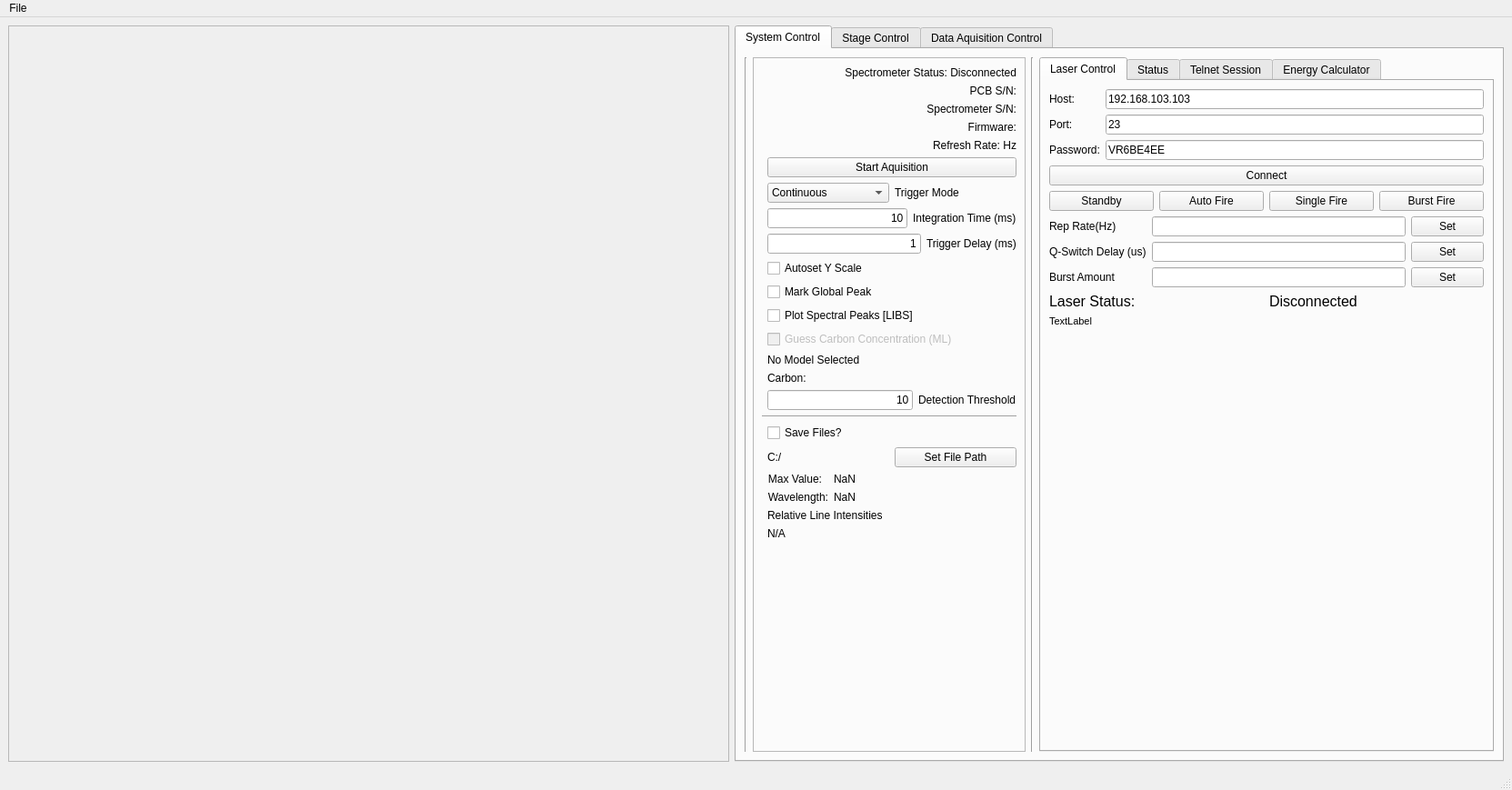
<?xml version="1.0" encoding="UTF-8"?>
<ui version="4.0">
 <class>MainWindow</class>
 <widget class="QMainWindow" name="MainWindow">
  <property name="geometry">
   <rect>
    <x>0</x>
    <y>0</y>
    <width>1663</width>
    <height>869</height>
   </rect>
  </property>
  <property name="windowTitle">
   <string>MainWindow</string>
  </property>
  <widget class="QWidget" name="centralwidget">
   <layout class="QGridLayout" name="gridLayout_8">
    <item row="0" column="1">
     <widget class="QTabWidget" name="tabWidget">
      <property name="currentIndex">
       <number>0</number>
      </property>
      <widget class="QWidget" name="tab_3">
       <attribute name="title">
        <string>System Control</string>
       </attribute>
       <layout class="QGridLayout" name="gridLayout_9">
        <item row="0" column="0">
         <widget class="Line" name="line_4">
          <property name="orientation">
           <enum>Qt::Vertical</enum>
          </property>
         </widget>
        </item>
        <item row="0" column="2">
         <widget class="Line" name="line_3">
          <property name="orientation">
           <enum>Qt::Vertical</enum>
          </property>
         </widget>
        </item>
        <item row="0" column="1">
         <widget class="QFrame" name="frame">
          <property name="minimumSize">
           <size>
            <width>300</width>
            <height>0</height>
           </size>
          </property>
          <property name="maximumSize">
           <size>
            <width>550</width>
            <height>16777215</height>
           </size>
          </property>
          <property name="frameShape">
           <enum>QFrame::StyledPanel</enum>
          </property>
          <property name="frameShadow">
           <enum>QFrame::Raised</enum>
          </property>
          <layout class="QGridLayout" name="gridLayout_2">
           <item row="10" column="1">
            <widget class="QLabel" name="mlModelLabel">
             <property name="text">
              <string>No Model Selected</string>
             </property>
            </widget>
           </item>
           <item row="11" column="1">
            <widget class="QLabel" name="carbonGuessLabel">
             <property name="text">
              <string>Carbon: </string>
             </property>
            </widget>
           </item>
           <item row="13" column="0" colspan="2">
            <widget class="Line" name="line_2">
             <property name="orientation">
              <enum>Qt::Horizontal</enum>
             </property>
            </widget>
           </item>
           <item row="16" column="1">
            <layout class="QFormLayout" name="formLayout_2">
             <item row="0" column="0">
              <widget class="QLabel" name="maxValueLabel">
               <property name="text">
                <string>Max Value:</string>
               </property>
               <property name="alignment">
                <set>Qt::AlignRight|Qt::AlignTrailing|Qt::AlignVCenter</set>
               </property>
              </widget>
             </item>
             <item row="0" column="1">
              <widget class="QLabel" name="maxValueReadout">
               <property name="text">
                <string>NaN</string>
               </property>
              </widget>
             </item>
             <item row="1" column="0">
              <widget class="QLabel" name="maxWavLabel">
               <property name="text">
                <string>Wavelength:</string>
               </property>
               <property name="alignment">
                <set>Qt::AlignRight|Qt::AlignTrailing|Qt::AlignVCenter</set>
               </property>
              </widget>
             </item>
             <item row="1" column="1">
              <widget class="QLabel" name="MaxValueWavelengthReadout">
               <property name="text">
                <string>NaN</string>
               </property>
              </widget>
             </item>
             <item row="4" column="0">
              <spacer name="verticalSpacer">
               <property name="orientation">
                <enum>Qt::Vertical</enum>
               </property>
               <property name="sizeHint" stdset="0">
                <size>
                 <width>20</width>
                 <height>40</height>
                </size>
               </property>
              </spacer>
             </item>
             <item row="2" column="0" colspan="2">
              <widget class="QLabel" name="label">
               <property name="text">
                <string>Relative Line Intensities</string>
               </property>
              </widget>
             </item>
             <item row="3" column="0" colspan="2">
              <widget class="QLabel" name="LineIntensitiesLabel">
               <property name="text">
                <string>N/A</string>
               </property>
              </widget>
             </item>
            </layout>
           </item>
           <item row="15" column="1">
            <layout class="QHBoxLayout" name="horizontalLayout_8">
             <item>
              <widget class="QLabel" name="filePathLabel">
               <property name="text">
                <string>C:/</string>
               </property>
               <property name="wordWrap">
                <bool>true</bool>
               </property>
              </widget>
             </item>
             <item>
              <widget class="QPushButton" name="setFilePathButton">
               <property name="text">
                <string>Set File Path</string>
               </property>
              </widget>
             </item>
            </layout>
           </item>
           <item row="3" column="1">
            <layout class="QHBoxLayout" name="triggerModeLayout">
             <item>
              <widget class="QComboBox" name="triggerModeSelectBox">
               <item>
                <property name="text">
                 <string>Continuous</string>
                </property>
               </item>
               <item>
                <property name="text">
                 <string>Single</string>
                </property>
               </item>
               <item>
                <property name="text">
                 <string>External</string>
                </property>
               </item>
              </widget>
             </item>
             <item>
              <widget class="QLabel" name="triggerModeLabel">
               <property name="text">
                <string>Trigger Mode</string>
               </property>
              </widget>
             </item>
            </layout>
           </item>
           <item row="9" column="1">
            <widget class="QCheckBox" name="guessCarbonCheck">
             <property name="enabled">
              <bool>false</bool>
             </property>
             <property name="text">
              <string>Guess Carbon Concentration (ML)</string>
             </property>
            </widget>
           </item>
           <item row="0" column="1">
            <layout class="QVBoxLayout" name="specInfoLayout">
             <item>
              <widget class="QLabel" name="spec_status_label">
               <property name="text">
                <string>Spectrometer Status: Disconnected</string>
               </property>
               <property name="alignment">
                <set>Qt::AlignRight|Qt::AlignTrailing|Qt::AlignVCenter</set>
               </property>
              </widget>
             </item>
             <item>
              <widget class="QLabel" name="pcb_sn_label">
               <property name="text">
                <string>PCB S/N:</string>
               </property>
               <property name="alignment">
                <set>Qt::AlignRight|Qt::AlignTrailing|Qt::AlignVCenter</set>
               </property>
              </widget>
             </item>
             <item>
              <widget class="QLabel" name="spec_sn_label">
               <property name="text">
                <string>Spectrometer S/N:</string>
               </property>
               <property name="alignment">
                <set>Qt::AlignRight|Qt::AlignTrailing|Qt::AlignVCenter</set>
               </property>
              </widget>
             </item>
             <item>
              <widget class="QLabel" name="firmware_label">
               <property name="text">
                <string>Firmware:</string>
               </property>
               <property name="alignment">
                <set>Qt::AlignRight|Qt::AlignTrailing|Qt::AlignVCenter</set>
               </property>
              </widget>
             </item>
            </layout>
           </item>
           <item row="4" column="1">
            <layout class="QHBoxLayout" name="integrationTimeLayout">
             <item>
              <widget class="QLineEdit" name="integrationTimeEntry">
               <property name="text">
                <string>10</string>
               </property>
               <property name="alignment">
                <set>Qt::AlignRight|Qt::AlignTrailing|Qt::AlignVCenter</set>
               </property>
              </widget>
             </item>
             <item>
              <widget class="QLabel" name="integrationTimeLabel">
               <property name="text">
                <string>Integration Time (ms)</string>
               </property>
              </widget>
             </item>
            </layout>
           </item>
           <item row="2" column="1">
            <widget class="QPushButton" name="startAquisitionButton">
             <property name="text">
              <string>Start Aquisition</string>
             </property>
            </widget>
           </item>
           <item row="5" column="1">
            <layout class="QHBoxLayout" name="horizontalLayout_7">
             <item>
              <widget class="QLineEdit" name="triggerDelayEntry">
               <property name="text">
                <string>1</string>
               </property>
               <property name="alignment">
                <set>Qt::AlignRight|Qt::AlignTrailing|Qt::AlignVCenter</set>
               </property>
              </widget>
             </item>
             <item>
              <widget class="QLabel" name="triggerDelayLabel">
               <property name="text">
                <string>Trigger Delay (ms)</string>
               </property>
              </widget>
             </item>
            </layout>
           </item>
           <item row="6" column="1">
            <widget class="QCheckBox" name="autoscaleY_check">
             <property name="text">
              <string>Autoset Y Scale</string>
             </property>
            </widget>
           </item>
           <item row="8" column="1">
            <widget class="QCheckBox" name="plotSpectralPeakCheck">
             <property name="text">
              <string>Plot Spectral Peaks [LIBS]</string>
             </property>
            </widget>
           </item>
           <item row="14" column="1">
            <widget class="QCheckBox" name="saveFileCheck">
             <property name="text">
              <string>Save Files?</string>
             </property>
            </widget>
           </item>
           <item row="7" column="1">
            <widget class="QCheckBox" name="markMaxCheck">
             <property name="text">
              <string>Mark Global Peak</string>
             </property>
            </widget>
           </item>
           <item row="12" column="1">
            <layout class="QHBoxLayout" name="integrationTimeLayout_2">
             <item>
              <widget class="QLineEdit" name="detectionThresholdEntry">
               <property name="text">
                <string>10</string>
               </property>
               <property name="alignment">
                <set>Qt::AlignRight|Qt::AlignTrailing|Qt::AlignVCenter</set>
               </property>
              </widget>
             </item>
             <item>
              <widget class="QLabel" name="detectionThresholdLabel">
               <property name="text">
                <string>Detection Threshold</string>
               </property>
              </widget>
             </item>
            </layout>
           </item>
           <item row="1" column="1">
            <widget class="QLabel" name="repratedisplay">
             <property name="text">
              <string>Refresh Rate: Hz</string>
             </property>
             <property name="alignment">
              <set>Qt::AlignRight|Qt::AlignTrailing|Qt::AlignVCenter</set>
             </property>
            </widget>
           </item>
          </layout>
         </widget>
        </item>
        <item row="0" column="3">
         <widget class="QTabWidget" name="tabWidget_2">
          <property name="sizePolicy">
           <sizepolicy hsizetype="Minimum" vsizetype="Minimum">
            <horstretch>0</horstretch>
            <verstretch>0</verstretch>
           </sizepolicy>
          </property>
          <property name="minimumSize">
           <size>
            <width>500</width>
            <height>600</height>
           </size>
          </property>
          <property name="maximumSize">
           <size>
            <width>610</width>
            <height>16777215</height>
           </size>
          </property>
          <property name="currentIndex">
           <number>0</number>
          </property>
          <widget class="QWidget" name="laser_control_tab">
           <attribute name="title">
            <string>Laser Control</string>
           </attribute>
           <layout class="QGridLayout" name="gridLayout">
            <item row="4" column="0" colspan="2">
             <widget class="QLabel" name="critical_status_label">
              <property name="font">
               <font>
                <pointsize>8</pointsize>
               </font>
              </property>
              <property name="text">
               <string>TextLabel</string>
              </property>
             </widget>
            </item>
            <item row="2" column="0" colspan="2">
             <layout class="QGridLayout" name="gridLayout_5">
              <item row="1" column="2">
               <widget class="QPushButton" name="viron_set_qsdelay_button">
                <property name="text">
                 <string>Set</string>
                </property>
               </widget>
              </item>
              <item row="1" column="1">
               <widget class="QLineEdit" name="viron_qsdelay_entry"/>
              </item>
              <item row="0" column="0">
               <widget class="QLabel" name="reprate_label">
                <property name="text">
                 <string>Rep Rate(Hz)</string>
                </property>
               </widget>
              </item>
              <item row="1" column="0">
               <widget class="QLabel" name="qsdelay_label">
                <property name="text">
                 <string>Q-Switch Delay (us)</string>
                </property>
               </widget>
              </item>
              <item row="2" column="0">
               <widget class="QLabel" name="burst_label">
                <property name="text">
                 <string>Burst Amount</string>
                </property>
               </widget>
              </item>
              <item row="0" column="2">
               <widget class="QPushButton" name="viron_set_reprate_button">
                <property name="text">
                 <string>Set</string>
                </property>
               </widget>
              </item>
              <item row="2" column="1">
               <widget class="QLineEdit" name="viron_burst_entry"/>
              </item>
              <item row="2" column="2">
               <widget class="QPushButton" name="viron_set_burst_button">
                <property name="text">
                 <string>Set</string>
                </property>
               </widget>
              </item>
              <item row="0" column="1">
               <widget class="QLineEdit" name="viron_reprate_entry"/>
              </item>
             </layout>
            </item>
            <item row="3" column="1">
             <widget class="QLabel" name="laser_status_label">
              <property name="font">
               <font>
                <pointsize>12</pointsize>
               </font>
              </property>
              <property name="text">
               <string>Disconnected</string>
              </property>
             </widget>
            </item>
            <item row="1" column="0" colspan="2">
             <layout class="QGridLayout" name="gridLayout_4">
              <item row="1" column="1">
               <widget class="QPushButton" name="viron_autofire_button">
                <property name="text">
                 <string>Auto Fire</string>
                </property>
               </widget>
              </item>
              <item row="1" column="0">
               <widget class="QPushButton" name="viron_standby_button">
                <property name="text">
                 <string>Standby</string>
                </property>
               </widget>
              </item>
              <item row="0" column="0" colspan="4">
               <widget class="QPushButton" name="viron_connect_button">
                <property name="text">
                 <string>Connect</string>
                </property>
               </widget>
              </item>
              <item row="1" column="3">
               <widget class="QPushButton" name="viron_burst_fire_button">
                <property name="text">
                 <string>Burst Fire</string>
                </property>
               </widget>
              </item>
              <item row="1" column="2">
               <widget class="QPushButton" name="viron_singlefire_button">
                <property name="text">
                 <string>Single Fire</string>
                </property>
               </widget>
              </item>
             </layout>
            </item>
            <item row="3" column="0">
             <widget class="QLabel" name="critical_status_header">
              <property name="font">
               <font>
                <pointsize>12</pointsize>
               </font>
              </property>
              <property name="text">
               <string>Laser Status:</string>
              </property>
             </widget>
            </item>
            <item row="5" column="0" colspan="2">
             <spacer name="verticalSpacer_5">
              <property name="orientation">
               <enum>Qt::Vertical</enum>
              </property>
              <property name="sizeHint" stdset="0">
               <size>
                <width>20</width>
                <height>40</height>
               </size>
              </property>
             </spacer>
            </item>
            <item row="0" column="0" colspan="2">
             <layout class="QFormLayout" name="viron_connection_layout">
              <item row="0" column="0">
               <widget class="QLabel" name="host_label">
                <property name="text">
                 <string>Host:</string>
                </property>
               </widget>
              </item>
              <item row="1" column="0">
               <widget class="QLabel" name="port_label">
                <property name="text">
                 <string>Port:</string>
                </property>
               </widget>
              </item>
              <item row="2" column="0">
               <widget class="QLabel" name="password_label">
                <property name="text">
                 <string>Password:</string>
                </property>
               </widget>
              </item>
              <item row="0" column="1">
               <widget class="QLineEdit" name="host_entry">
                <property name="text">
                 <string>192.168.103.103</string>
                </property>
               </widget>
              </item>
              <item row="1" column="1">
               <widget class="QLineEdit" name="port_entry">
                <property name="text">
                 <string>23</string>
                </property>
               </widget>
              </item>
              <item row="2" column="1">
               <widget class="QLineEdit" name="password_entry">
                <property name="text">
                 <string>VR6BE4EE</string>
                </property>
               </widget>
              </item>
             </layout>
            </item>
           </layout>
          </widget>
          <widget class="QWidget" name="status_tab">
           <attribute name="title">
            <string>Status</string>
           </attribute>
           <widget class="QLabel" name="status_label_left">
            <property name="geometry">
             <rect>
              <x>10</x>
              <y>30</y>
              <width>311</width>
              <height>511</height>
             </rect>
            </property>
            <property name="font">
             <font>
              <pointsize>7</pointsize>
             </font>
            </property>
            <property name="text">
             <string>TextLabel</string>
            </property>
           </widget>
           <widget class="QLabel" name="status_label_right">
            <property name="geometry">
             <rect>
              <x>270</x>
              <y>20</y>
              <width>221</width>
              <height>521</height>
             </rect>
            </property>
            <property name="font">
             <font>
              <pointsize>7</pointsize>
             </font>
            </property>
            <property name="text">
             <string>TextLabel</string>
            </property>
           </widget>
          </widget>
          <widget class="QWidget" name="telnet_session_tab">
           <attribute name="title">
            <string>Telnet Session</string>
           </attribute>
           <layout class="QGridLayout" name="gridLayout_3">
            <item row="0" column="0">
             <layout class="QVBoxLayout" name="tngui_box"/>
            </item>
           </layout>
          </widget>
          <widget class="QWidget" name="EnergyCalculator">
           <attribute name="title">
            <string>Energy Calculator</string>
           </attribute>
           <widget class="QWidget" name="layoutWidget">
            <property name="geometry">
             <rect>
              <x>20</x>
              <y>10</y>
              <width>341</width>
              <height>81</height>
             </rect>
            </property>
            <layout class="QFormLayout" name="formLayout_7">
             <property name="labelAlignment">
              <set>Qt::AlignRight|Qt::AlignTrailing|Qt::AlignVCenter</set>
             </property>
             <item row="0" column="0">
              <widget class="QLabel" name="label_6">
               <property name="text">
                <string>QSDELAY (μs):</string>
               </property>
               <property name="alignment">
                <set>Qt::AlignRight|Qt::AlignTrailing|Qt::AlignVCenter</set>
               </property>
              </widget>
             </item>
             <item row="0" column="1">
              <widget class="QLineEdit" name="qsdelaycalc_entry">
               <property name="text">
                <string>179</string>
               </property>
               <property name="alignment">
                <set>Qt::AlignCenter</set>
               </property>
              </widget>
             </item>
             <item row="1" column="0">
              <widget class="QLabel" name="label_11">
               <property name="text">
                <string>Energy Output (mJ; +/- 3%): </string>
               </property>
               <property name="alignment">
                <set>Qt::AlignRight|Qt::AlignTrailing|Qt::AlignVCenter</set>
               </property>
              </widget>
             </item>
             <item row="1" column="1">
              <widget class="QLineEdit" name="energycalc_entry">
               <property name="text">
                <string>22.5</string>
               </property>
               <property name="alignment">
                <set>Qt::AlignCenter</set>
               </property>
              </widget>
             </item>
            </layout>
           </widget>
          </widget>
         </widget>
        </item>
       </layout>
      </widget>
      <widget class="QWidget" name="tab">
       <attribute name="title">
        <string>Stage Control</string>
       </attribute>
       <widget class="QWidget" name="formLayoutWidget_3">
        <property name="geometry">
         <rect>
          <x>10</x>
          <y>0</y>
          <width>395</width>
          <height>291</height>
         </rect>
        </property>
        <layout class="QFormLayout" name="formLayout_4">
         <item row="0" column="0">
          <layout class="QGridLayout" name="gridLayout_6">
           <item row="0" column="1">
            <widget class="QPushButton" name="stage_ypos_button">
             <property name="sizePolicy">
              <sizepolicy hsizetype="MinimumExpanding" vsizetype="MinimumExpanding">
               <horstretch>0</horstretch>
               <verstretch>0</verstretch>
              </sizepolicy>
             </property>
             <property name="text">
              <string>Y+</string>
             </property>
            </widget>
           </item>
           <item row="1" column="2">
            <widget class="QPushButton" name="stage_xpos_button">
             <property name="sizePolicy">
              <sizepolicy hsizetype="MinimumExpanding" vsizetype="MinimumExpanding">
               <horstretch>0</horstretch>
               <verstretch>0</verstretch>
              </sizepolicy>
             </property>
             <property name="text">
              <string>X+</string>
             </property>
            </widget>
           </item>
           <item row="1" column="1">
            <widget class="QPushButton" name="stage_yneg_button">
             <property name="sizePolicy">
              <sizepolicy hsizetype="MinimumExpanding" vsizetype="MinimumExpanding">
               <horstretch>0</horstretch>
               <verstretch>0</verstretch>
              </sizepolicy>
             </property>
             <property name="text">
              <string>Y-</string>
             </property>
            </widget>
           </item>
           <item row="1" column="0">
            <widget class="QPushButton" name="stage_xneg_button">
             <property name="sizePolicy">
              <sizepolicy hsizetype="MinimumExpanding" vsizetype="MinimumExpanding">
               <horstretch>0</horstretch>
               <verstretch>0</verstretch>
              </sizepolicy>
             </property>
             <property name="text">
              <string>X-</string>
             </property>
            </widget>
           </item>
           <item row="0" column="0">
            <widget class="QPushButton" name="stage_kill_button">
             <property name="sizePolicy">
              <sizepolicy hsizetype="MinimumExpanding" vsizetype="MinimumExpanding">
               <horstretch>0</horstretch>
               <verstretch>0</verstretch>
              </sizepolicy>
             </property>
             <property name="text">
              <string>KILL</string>
             </property>
            </widget>
           </item>
           <item row="0" column="2">
            <widget class="QPushButton" name="stage_home_button">
             <property name="sizePolicy">
              <sizepolicy hsizetype="MinimumExpanding" vsizetype="MinimumExpanding">
               <horstretch>0</horstretch>
               <verstretch>0</verstretch>
              </sizepolicy>
             </property>
             <property name="text">
              <string>HOME</string>
             </property>
            </widget>
           </item>
          </layout>
         </item>
         <item row="0" column="1">
          <layout class="QFormLayout" name="formLayout_3">
           <property name="horizontalSpacing">
            <number>6</number>
           </property>
           <item row="0" column="1">
            <widget class="QLabel" name="label_3">
             <property name="sizePolicy">
              <sizepolicy hsizetype="MinimumExpanding" vsizetype="MinimumExpanding">
               <horstretch>0</horstretch>
               <verstretch>0</verstretch>
              </sizepolicy>
             </property>
             <property name="font">
              <font>
               <family>Times New Roman</family>
               <pointsize>18</pointsize>
              </font>
             </property>
             <property name="text">
              <string>0.00</string>
             </property>
            </widget>
           </item>
           <item row="1" column="0">
            <widget class="QLabel" name="label_4">
             <property name="sizePolicy">
              <sizepolicy hsizetype="Preferred" vsizetype="MinimumExpanding">
               <horstretch>0</horstretch>
               <verstretch>0</verstretch>
              </sizepolicy>
             </property>
             <property name="minimumSize">
              <size>
               <width>30</width>
               <height>0</height>
              </size>
             </property>
             <property name="font">
              <font>
               <family>Times New Roman</family>
               <pointsize>18</pointsize>
              </font>
             </property>
             <property name="text">
              <string>Y:</string>
             </property>
             <property name="alignment">
              <set>Qt::AlignRight|Qt::AlignTrailing|Qt::AlignVCenter</set>
             </property>
            </widget>
           </item>
           <item row="1" column="1">
            <widget class="QLabel" name="label_5">
             <property name="sizePolicy">
              <sizepolicy hsizetype="MinimumExpanding" vsizetype="MinimumExpanding">
               <horstretch>0</horstretch>
               <verstretch>0</verstretch>
              </sizepolicy>
             </property>
             <property name="font">
              <font>
               <family>Times New Roman</family>
               <pointsize>18</pointsize>
              </font>
             </property>
             <property name="text">
              <string>0.00</string>
             </property>
            </widget>
           </item>
           <item row="0" column="0">
            <widget class="QLabel" name="label_2">
             <property name="sizePolicy">
              <sizepolicy hsizetype="Preferred" vsizetype="MinimumExpanding">
               <horstretch>0</horstretch>
               <verstretch>0</verstretch>
              </sizepolicy>
             </property>
             <property name="minimumSize">
              <size>
               <width>30</width>
               <height>0</height>
              </size>
             </property>
             <property name="font">
              <font>
               <family>Times New Roman</family>
               <pointsize>18</pointsize>
              </font>
             </property>
             <property name="text">
              <string>X:</string>
             </property>
             <property name="alignment">
              <set>Qt::AlignRight|Qt::AlignTrailing|Qt::AlignVCenter</set>
             </property>
            </widget>
           </item>
          </layout>
         </item>
        </layout>
       </widget>
       <widget class="QLabel" name="stage_ishomed_label">
        <property name="geometry">
         <rect>
          <x>13</x>
          <y>300</y>
          <width>150</width>
          <height>21</height>
         </rect>
        </property>
        <property name="font">
         <font>
          <pointsize>12</pointsize>
         </font>
        </property>
        <property name="text">
         <string>Stage is not homed!</string>
        </property>
       </widget>
       <widget class="QTabWidget" name="tabWidget_3">
        <property name="geometry">
         <rect>
          <x>390</x>
          <y>0</y>
          <width>211</width>
          <height>291</height>
         </rect>
        </property>
        <property name="currentIndex">
         <number>0</number>
        </property>
        <widget class="QWidget" name="tab_2">
         <attribute name="title">
          <string>Rectangular</string>
         </attribute>
         <widget class="QWidget" name="formLayoutWidget_4">
          <property name="geometry">
           <rect>
            <x>0</x>
            <y>0</y>
            <width>175</width>
            <height>261</height>
           </rect>
          </property>
          <layout class="QFormLayout" name="formLayout_5">
           <item row="0" column="0">
            <widget class="QLabel" name="label_7">
             <property name="text">
              <string>Sample Length:</string>
             </property>
            </widget>
           </item>
           <item row="1" column="0">
            <widget class="QLabel" name="label_8">
             <property name="text">
              <string>Sample Width:</string>
             </property>
            </widget>
           </item>
           <item row="2" column="0">
            <widget class="QLabel" name="label_9">
             <property name="text">
              <string>Number of shots:</string>
             </property>
            </widget>
           </item>
           <item row="0" column="1">
            <widget class="QLineEdit" name="sample_length_entry"/>
           </item>
           <item row="1" column="1">
            <widget class="QLineEdit" name="sample_width_entry"/>
           </item>
           <item row="2" column="1">
            <widget class="QLineEdit" name="rect_num_shots_entry"/>
           </item>
           <item row="3" column="0" colspan="2">
            <widget class="QPushButton" name="calc_rect_raster_button">
             <property name="text">
              <string>Calculate Raster</string>
             </property>
            </widget>
           </item>
           <item row="4" column="0" colspan="2">
            <widget class="QPushButton" name="begin_rect_raster_button">
             <property name="text">
              <string>Begin Raster</string>
             </property>
            </widget>
           </item>
          </layout>
         </widget>
        </widget>
        <widget class="QWidget" name="tab_5">
         <attribute name="title">
          <string>Circular</string>
         </attribute>
         <widget class="QWidget" name="formLayoutWidget_5">
          <property name="geometry">
           <rect>
            <x>0</x>
            <y>0</y>
            <width>180</width>
            <height>271</height>
           </rect>
          </property>
          <layout class="QFormLayout" name="formLayout_6">
           <item row="0" column="0">
            <widget class="QLabel" name="label_10">
             <property name="text">
              <string>Sample Diameter:</string>
             </property>
            </widget>
           </item>
           <item row="0" column="1">
            <widget class="QLineEdit" name="sample_diameter_entry"/>
           </item>
           <item row="1" column="0">
            <widget class="QLabel" name="label_13">
             <property name="text">
              <string>Number of shots:</string>
             </property>
            </widget>
           </item>
           <item row="1" column="1">
            <widget class="QLineEdit" name="circ_num_shots_entry"/>
           </item>
           <item row="2" column="0" colspan="2">
            <widget class="QPushButton" name="calc_circ_raster_button">
             <property name="text">
              <string>Calculate Raster</string>
             </property>
            </widget>
           </item>
           <item row="3" column="0" colspan="2">
            <widget class="QPushButton" name="begin_circ_raster_button">
             <property name="text">
              <string>Begin Raster</string>
             </property>
            </widget>
           </item>
          </layout>
         </widget>
        </widget>
       </widget>
      </widget>
      <widget class="QWidget" name="tab_4">
       <attribute name="title">
        <string>Data Aquisition Control</string>
       </attribute>
       <widget class="QWidget" name="formLayoutWidget">
        <property name="geometry">
         <rect>
          <x>10</x>
          <y>10</y>
          <width>481</width>
          <height>212</height>
         </rect>
        </property>
        <layout class="QFormLayout" name="formLayout">
         <property name="horizontalSpacing">
          <number>50</number>
         </property>
         <item row="0" column="0">
          <widget class="QLabel" name="energy_label">
           <property name="text">
            <string>User</string>
           </property>
          </widget>
         </item>
         <item row="0" column="1">
          <widget class="QLineEdit" name="user_entry"/>
         </item>
         <item row="1" column="0">
          <widget class="QLabel" name="wavelength_label">
           <property name="text">
            <string>Wavelength (nm)</string>
           </property>
          </widget>
         </item>
         <item row="1" column="1">
          <widget class="QLineEdit" name="wavelength_entry">
           <property name="text">
            <string>532</string>
           </property>
          </widget>
         </item>
         <item row="2" column="0">
          <widget class="QLabel" name="pulse_duration_label">
           <property name="text">
            <string>Pulse Duration (ns)</string>
           </property>
          </widget>
         </item>
         <item row="2" column="1">
          <widget class="QLineEdit" name="pulse_duration_entry">
           <property name="text">
            <string>7 +/- 1</string>
           </property>
          </widget>
         </item>
         <item row="3" column="0">
          <widget class="QLabel" name="sample_id_label">
           <property name="text">
            <string>Sample Identifier</string>
           </property>
          </widget>
         </item>
         <item row="3" column="1">
          <widget class="QLineEdit" name="sample_id_entry"/>
         </item>
         <item row="4" column="0">
          <widget class="QLabel" name="focal_length_label">
           <property name="text">
            <string>Focal Length (mm)</string>
           </property>
          </widget>
         </item>
         <item row="4" column="1">
          <widget class="QLineEdit" name="focal_length_entry">
           <property name="text">
            <string>250</string>
           </property>
          </widget>
         </item>
         <item row="5" column="0">
          <widget class="QLabel" name="fiber_angle_label">
           <property name="text">
            <string>Fiber Angle (deg)</string>
           </property>
          </widget>
         </item>
         <item row="5" column="1">
          <widget class="QLineEdit" name="fiber_angle_entry"/>
         </item>
         <item row="6" column="0">
          <widget class="QLabel" name="label_12">
           <property name="text">
            <string>Additional Information</string>
           </property>
          </widget>
         </item>
         <item row="6" column="1">
          <widget class="QLineEdit" name="additional_info_entry"/>
         </item>
        </layout>
       </widget>
      </widget>
     </widget>
    </item>
    <item row="0" column="0">
     <widget class="QFrame" name="frame_2">
      <property name="sizePolicy">
       <sizepolicy hsizetype="MinimumExpanding" vsizetype="MinimumExpanding">
        <horstretch>0</horstretch>
        <verstretch>0</verstretch>
       </sizepolicy>
      </property>
      <property name="minimumSize">
       <size>
        <width>700</width>
        <height>800</height>
       </size>
      </property>
      <property name="frameShape">
       <enum>QFrame::StyledPanel</enum>
      </property>
      <property name="frameShadow">
       <enum>QFrame::Raised</enum>
      </property>
      <layout class="QGridLayout" name="gridLayout_7">
       <item row="0" column="0">
        <widget class="PlotWidget" name="spectraGraph" native="true">
         <property name="sizePolicy">
          <sizepolicy hsizetype="MinimumExpanding" vsizetype="MinimumExpanding">
           <horstretch>0</horstretch>
           <verstretch>0</verstretch>
          </sizepolicy>
         </property>
         <property name="minimumSize">
          <size>
           <width>700</width>
           <height>700</height>
          </size>
         </property>
         <property name="baseSize">
          <size>
           <width>700</width>
           <height>700</height>
          </size>
         </property>
        </widget>
       </item>
      </layout>
     </widget>
    </item>
   </layout>
  </widget>
  <widget class="QStatusBar" name="statusbar"/>
  <widget class="QMenuBar" name="menubar">
   <property name="geometry">
    <rect>
     <x>0</x>
     <y>0</y>
     <width>1663</width>
     <height>21</height>
    </rect>
   </property>
   <widget class="QMenu" name="menuFile">
    <property name="title">
     <string>File</string>
    </property>
    <addaction name="actionSet_ML_File"/>
   </widget>
   <addaction name="menuFile"/>
  </widget>
  <action name="actionSet_ML_File">
   <property name="text">
    <string>Set ML File</string>
   </property>
  </action>
  <action name="actionEnergy_Calculator">
   <property name="text">
    <string>Energy Calculator</string>
   </property>
  </action>
 </widget>
 <customwidgets>
  <customwidget>
   <class>PlotWidget</class>
   <extends>QWidget</extends>
   <header location="global">pyqtgraph.h</header>
   <container>1</container>
  </customwidget>
 </customwidgets>
 <resources/>
 <connections/>
</ui>
